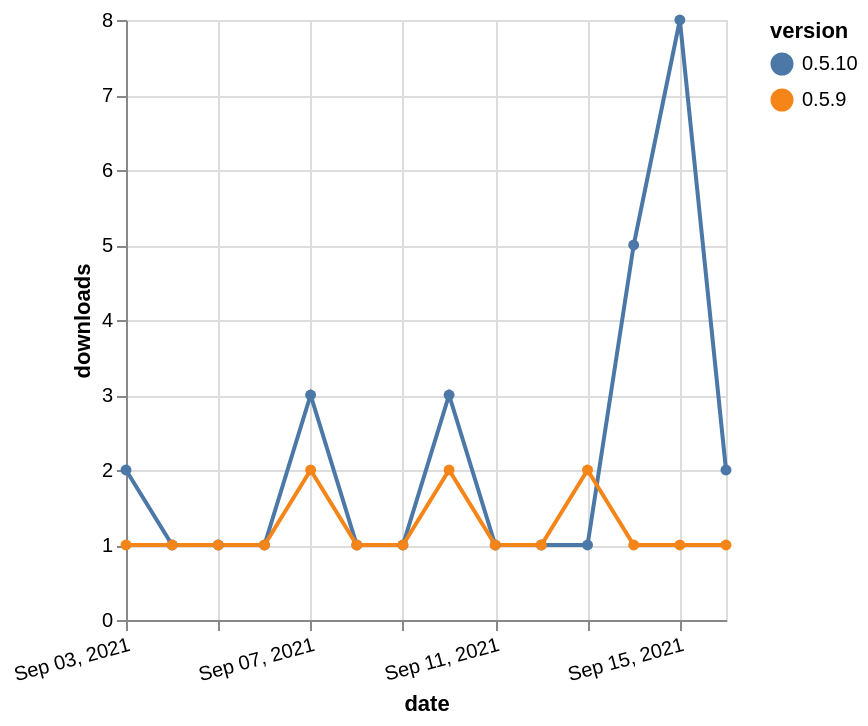

This figure's Vega-Lite source:
### Vega-Lite specification from a JSON file in a GitHub repository (floating-point values rounded to 4 significant figures)
{"$schema": "https://vega.github.io/schema/vega-lite/v5.json", "description": "A simple bar chart with embedded data.", "data": {"values": [{"date": "2021-09-03", "total": 121, "delta": 2, "version": "0.5.10"}, {"date": "2021-09-04", "total": 122, "delta": 1, "version": "0.5.10"}, {"date": "2021-09-05", "total": 123, "delta": 1, "version": "0.5.10"}, {"date": "2021-09-06", "total": 124, "delta": 1, "version": "0.5.10"}, {"date": "2021-09-07", "total": 127, "delta": 3, "version": "0.5.10"}, {"date": "2021-09-08", "total": 128, "delta": 1, "version": "0.5.10"}, {"date": "2021-09-09", "total": 129, "delta": 1, "version": "0.5.10"}, {"date": "2021-09-10", "total": 132, "delta": 3, "version": "0.5.10"}, {"date": "2021-09-11", "total": 133, "delta": 1, "version": "0.5.10"}, {"date": "2021-09-12", "total": 134, "delta": 1, "version": "0.5.10"}, {"date": "2021-09-13", "total": 135, "delta": 1, "version": "0.5.10"}, {"date": "2021-09-14", "total": 140, "delta": 5, "version": "0.5.10"}, {"date": "2021-09-15", "total": 148, "delta": 8, "version": "0.5.10"}, {"date": "2021-09-16", "total": 150, "delta": 2, "version": "0.5.10"}, {"date": "2021-09-03", "total": 188, "delta": 1, "version": "0.5.9"}, {"date": "2021-09-04", "total": 189, "delta": 1, "version": "0.5.9"}, {"date": "2021-09-05", "total": 190, "delta": 1, "version": "0.5.9"}, {"date": "2021-09-06", "total": 191, "delta": 1, "version": "0.5.9"}, {"date": "2021-09-07", "total": 193, "delta": 2, "version": "0.5.9"}, {"date": "2021-09-08", "total": 194, "delta": 1, "version": "0.5.9"}, {"date": "2021-09-09", "total": 195, "delta": 1, "version": "0.5.9"}, {"date": "2021-09-10", "total": 197, "delta": 2, "version": "0.5.9"}, {"date": "2021-09-11", "total": 198, "delta": 1, "version": "0.5.9"}, {"date": "2021-09-12", "total": 199, "delta": 1, "version": "0.5.9"}, {"date": "2021-09-13", "total": 201, "delta": 2, "version": "0.5.9"}, {"date": "2021-09-14", "total": 202, "delta": 1, "version": "0.5.9"}, {"date": "2021-09-15", "total": 203, "delta": 1, "version": "0.5.9"}, {"date": "2021-09-16", "total": 204, "delta": 1, "version": "0.5.9"}]}, "width": "container", "mark": {"type": "line", "point": {"filled": true}}, "encoding": {"x": {"field": "date", "type": "temporal", "timeUnit": "yearmonthdate", "title": "date", "axis": {"labelAngle": -15}}, "y": {"field": "delta", "type": "quantitative", "title": "downloads"}, "color": {"field": "version", "type": "nominal"}, "tooltip": {"field": "delta"}}}
